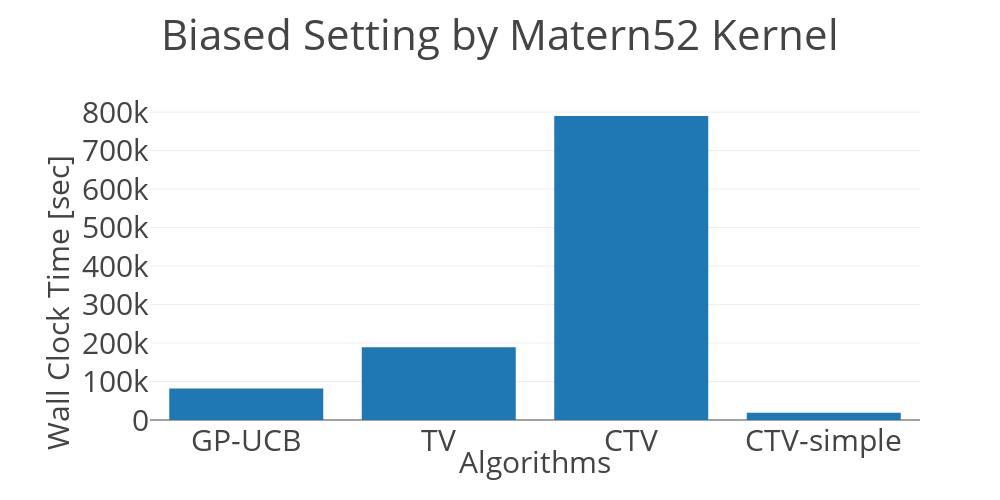

Notebook code for this chart:
### Code cell
title = 'Biased Setting by Matern52 Kernel'

target_dir = './results/'
normal = target_dir + '20190507/output_log_matern52_tv_and_time_dep_normal.log'
dtv = target_dir + '20190507/output_log_matern52_tv_and_time_dep_dtv.log'
ctv = target_dir + '20190507/output_log_matern52_tv_and_time_dep_ctv.log'
ctv_delta = target_dir + '20190507/output_log_matern52_tv_and_time_dep_ctv_delta.log'

plot_run_time(normal, dtv, ctv, ctv_delta, title)

### Figure 1 — Plotly figure (JSON) as saved in the notebook; plotly's stock layout.template omitted (floating-point values rounded to 4 significant figures)
{"data": [{"type": "bar", "uid": "e050be0a-62bc-4a15-a20f-d4a91a3d1614", "x": ["GP-UCB", "TV", "CTV", "CTV-simple"], "y": [81543, 189331, 789946, 19014]}], "layout": {"annotations": [{"showarrow": false, "text": "Algorithms", "x": 0.5, "xref": "paper", "y": -0.2, "yref": "paper"}, {"showarrow": false, "text": "Wall Clock Time [sec]", "textangle": -90, "x": -0.15, "xref": "paper", "y": -0.1, "yref": "paper"}], "autosize": false, "font": {"size": 30}, "height": 500, "margin": {"l": 150}, "title": {"text": "Biased Setting by Matern52 Kernel"}, "width": 1000}}
